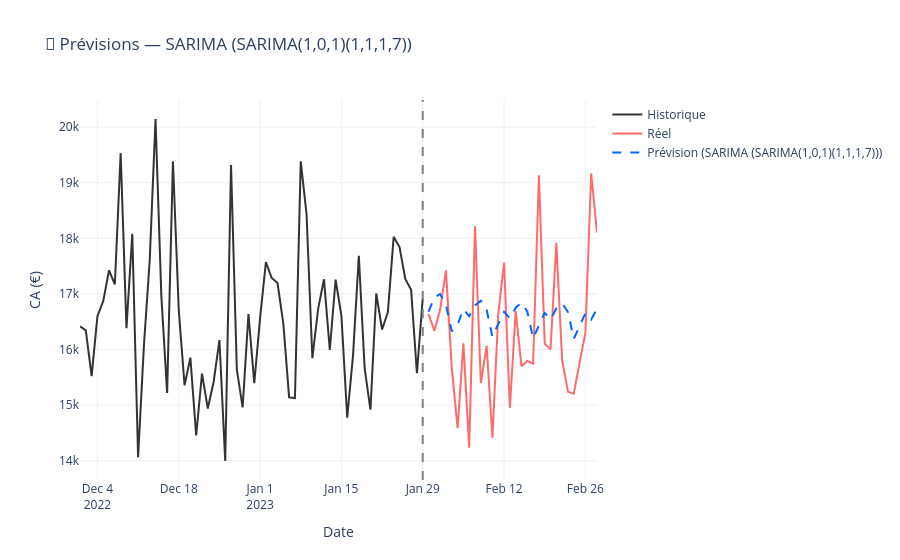

Notebook code cell kept with this figure:
### Code cell
# Visualisation des prévisions du meilleur modèle
fig = go.Figure()

# Historique récent
recent = train.tail(60)
fig.add_trace(go.Scatter(
    x=recent['date'], y=recent['ca'],
    name='Historique', line=dict(color='#333')
))

# Réel (test)
fig.add_trace(go.Scatter(
    x=test['date'], y=test['ca'],
    name='Réel', line=dict(color='#FF6B6B', width=2)
))

# Meilleure prédiction
# Identifier le meilleur
best_name = df_results.iloc[0]['model']
if 'Ensemble' in best_name:
    best_pred = ensemble_pred
elif 'ML' in best_name:
    best_pred = best_ml_pred
elif 'SARIMA' in best_name:
    best_pred = best_sarima_pred
else:
    best_pred = best_hw_pred

fig.add_trace(go.Scatter(
    x=test['date'][:len(best_pred)], y=best_pred,
    name=f'Prévision ({best_name})', line=dict(color='#0066FF', width=2, dash='dash')
))

fig.add_vline(x=train['date'].max(), line_dash="dash", line_color="gray")

fig.update_layout(
    title=f'🔮 Prévisions — {best_name}',
    xaxis_title='Date', yaxis_title='CA (€)',
    template='plotly_white', hovermode='x unified'
)
fig.show()
